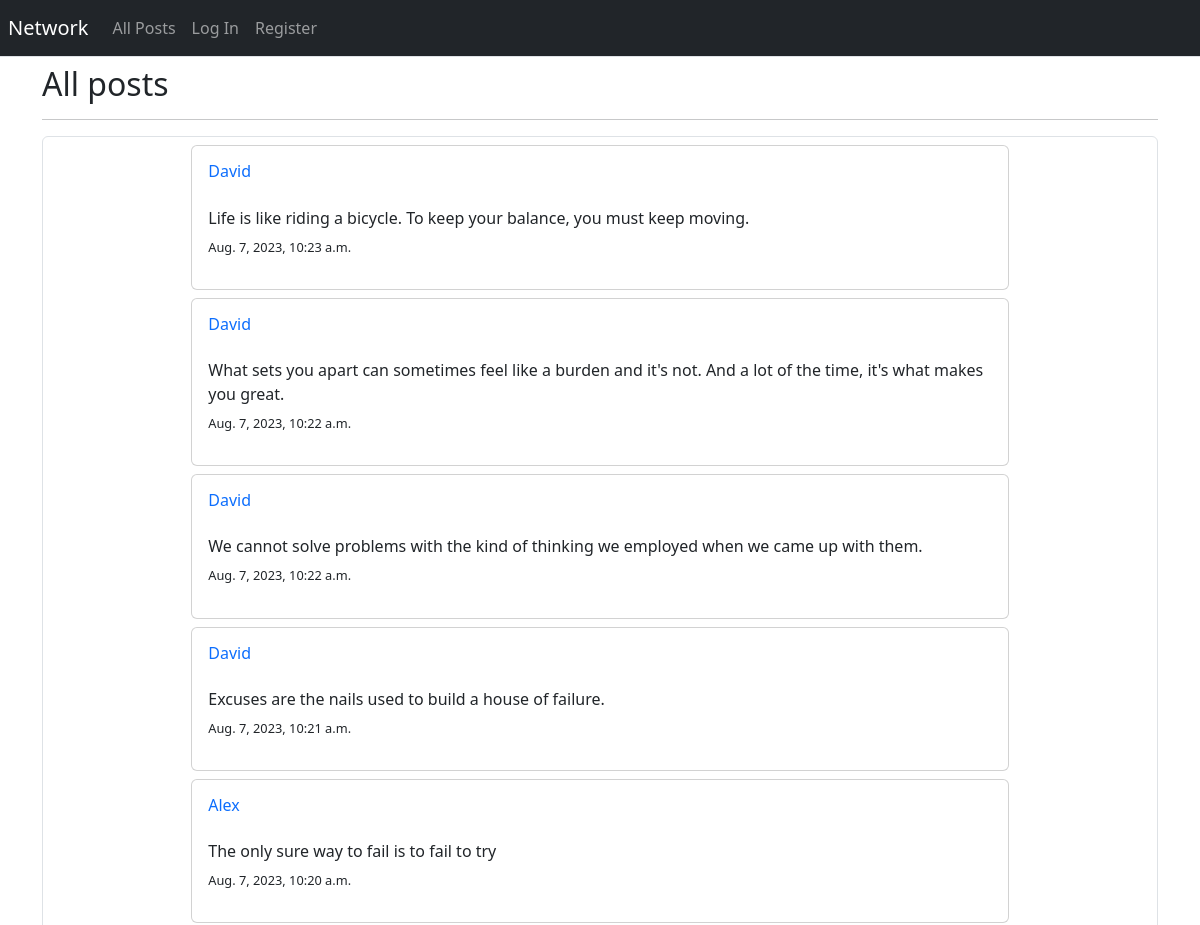
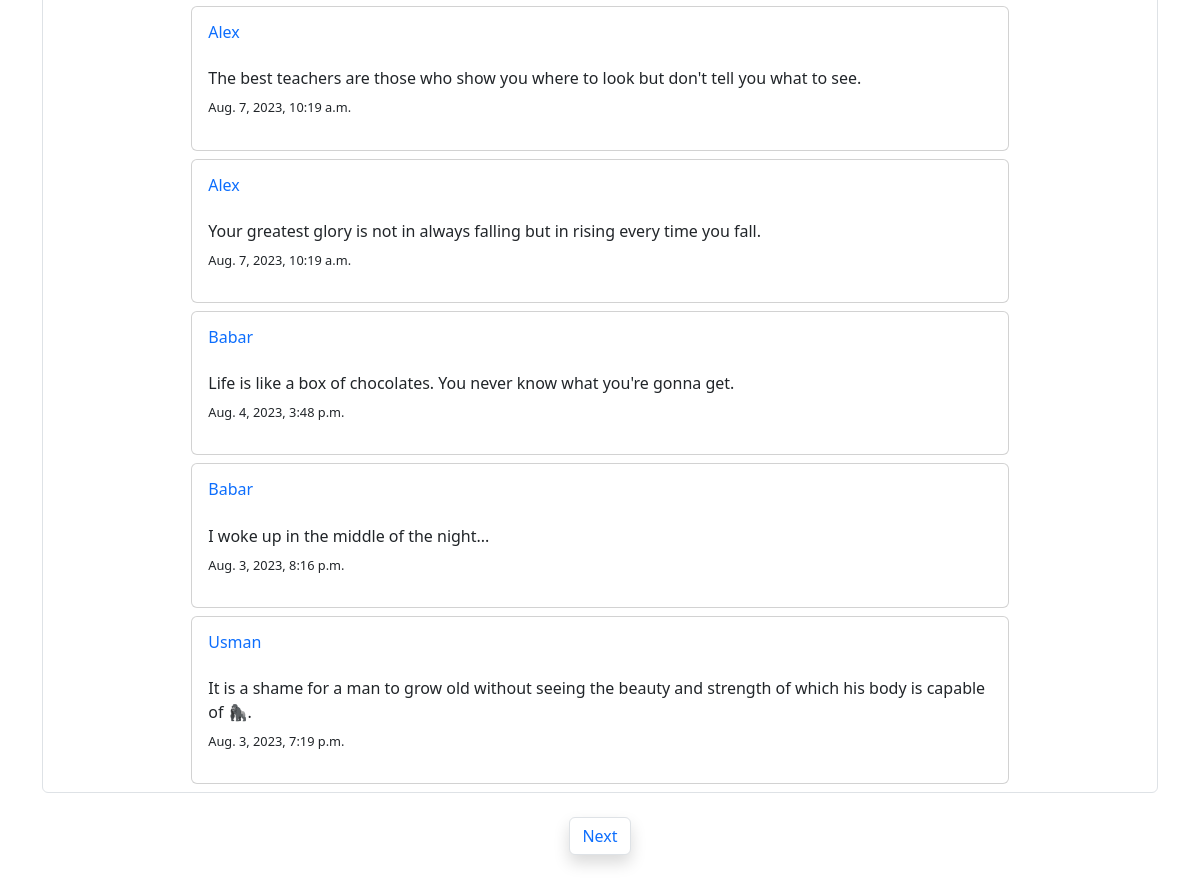
The page / on the database its author committed (2 pictures, top to bottom).
### network/models.py (models this page shows, shortened)
class Post(models.Model):
    user = models.ForeignKey(User,on_delete=models.CASCADE,related_name="postUser")
    content = models.TextField()
    timestamp = models.DateTimeField(auto_now_add=True)
    likes = models.ManyToManyField(User,blank=True,related_name="postLikes")

class User(AbstractUser):
    pass

### network/views.py (the view)
# urls.py: path("", views.index, name="index"),
def index(request):
    posts = Post.objects.all().order_by("id").reverse()
    paginatedPosts= Paginator(posts,10)
    pageNumber = request.GET.get("page")
    singlePagePosts =  paginatedPosts.get_page(pageNumber)
    return render(request, "network/index.html",{
        "posts":singlePagePosts,
    })

### network/templates/network/index.html (shortened to what this page needs)
{% extends "network/layout.html" %}
{% block body %}
    <div class="container">
        <h2 class="my-2">All posts</h2>
        <hr>
        <div class="container border rounded my-3">
            {% for post in posts %}
                <div class="card w-75 my-2 mx-auto">
                    <div class="card-body">
                        <div id="currentpost">
                            <div class="d-flex justify-content-between">
                                <h6 class="card-title"><a href="{% url 'profile' post.user %}" class="link-primary link-underline-opacity-0">{{post.user}}</a></h6>
                            </div>
                            <p class="card-text mt-3 mb-1">{{post.content}}</p>
                        </div>
                        <p style="font-size: 0.8rem;" class="small-text mt-2">{{post.timestamp}}</p>
                    </div>
                </div>
            {% endfor %}
        </div>
        <nav class="my-4 d-flex justify-content-center">
            <ul class="pagination">
                {% if posts.has_next %}
                    <li class="page-item"><a class="page-link shadow" href="?page={{ posts.next_page_number }}">Next</a></li>
                {% endif %}
            </ul>
        </nav>
    </div>
{% endblock %}

### network/templates/network/layout.html (shortened to what this page needs)
{% load static %}
<!DOCTYPE html>
<html lang="en">
    <head>
        <link href="https://cdn.jsdelivr.net/npm/bootstrap@5.3.1/dist/css/bootstrap.min.css" rel="stylesheet">
        <link href="{% static 'network/styles.css' %}" rel="stylesheet">
    </head>
    <body>
        <nav class="px-2 navbar navbar-expand-lg navbar-dark bg-dark border-bottom">
            <a class="navbar-brand" href="#">Network</a>
            <div>
              <ul class="navbar-nav mr-auto">
                <li class="nav-item">
                  <a class="nav-link" href="{% url 'index' %}">All Posts</a>
                </li>
                {% if user.is_authenticated %}
                    <li class="nav-item">
                        <a class="nav-link" href="{% url 'following'%}">Following</a>
                    </li>
                    <li class="nav-item">
                        <a class="nav-link" href="{% url 'logout' %}">Log Out</a>
                    </li>
                {% else %}
                    <li class="nav-item">
                        <a class="nav-link" href="{% url 'login' %}">Log In</a>
                    </li>
                    <li class="nav-item">
                        <a class="nav-link" href="{% url 'register' %}">Register</a>
                    </li>
                {% endif %}
              </ul>
            </div>
          </nav>
            <div  class="body">
                {% block body %}
                {% endblock %}
            </div>
    </body>
</html>

### rows shown on the page
Post: user "David", content "Life is like riding a bicycle. To keep your balance, you must keep moving.", timestamp "Aug. 7, 2023, 10:23 a.m."
Post: user "David", content "What sets you apart can sometimes feel like a burden and it's not. And a lot of the time, it's what makes you great.", timestamp "Aug. 7, 2023, 10:22 a.m."
Post: user "David", content "We cannot solve problems with the kind of thinking we employed when we came up with them.", timestamp "Aug. 7, 2023, 10:22 a.m."
Post: user "David", content "Excuses are the nails used to build a house of failure.", timestamp "Aug. 7, 2023, 10:21 a.m."
Post: user "Alex", content "The only sure way to fail is to fail to try", timestamp "Aug. 7, 2023, 10:20 a.m."
Post: user "Alex", content "The best teachers are those who show you where to look but don't tell you what to see.", timestamp "Aug. 7, 2023, 10:19 a.m."
Post: user "Alex", content "Your greatest glory is not in always falling but in rising every time you fall.", timestamp "Aug. 7, 2023, 10:19 a.m."
Post: user "Babar", content "Life is like a box of chocolates. You never know what you're gonna get.", timestamp "Aug. 4, 2023, 3:48 p.m."
Post: user "Babar", content "I woke up in the middle of the night...", timestamp "Aug. 3, 2023, 8:16 p.m."
Post: user "Usman", content "It is a shame for a man to grow old without seeing the beauty and strength of which his body is capable of 🦍.", timestamp "Aug. 3, 2023, 7:19 p.m."
